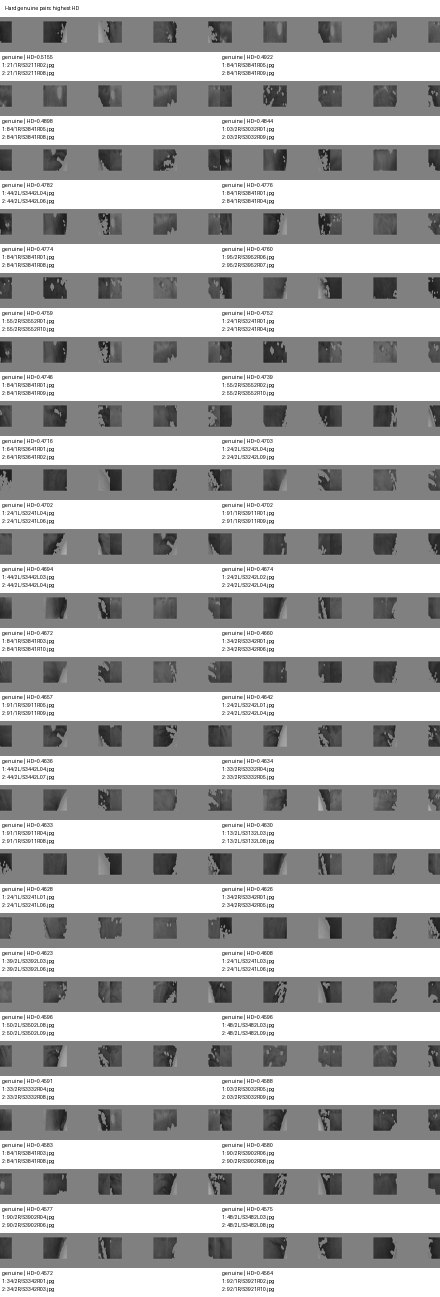
#> input picture data/failure_analysis/daugman_strict_v3/contact_sheets/hard_genuine_pairs.png, 880 x 2594 px (shown at 1/2 size)
$ python -i segmentation_v2.py   (imports and definitions only)   (older library calls are emulated)
#> lines starting #> are read from the running program, lines starting #| are printed output that depends on the picture; after the words box and inside, x2 and y2 are one past the last pixel; in counts of white or black regions, pixels touching at a corner belong together
#> in segment_one, gray is the input picture: shape (2594, 880); min 3, max 255, mean 175.8
from pathlib import Path
import argparse
import json
import math
import random

import cv2
import numpy as np
import pandas as pd
from PIL import Image, ImageDraw, ImageFont


PROJECT_ROOT = Path(__file__).resolve().parents[1]

DEFAULT_METADATA_PATH = PROJECT_ROOT / "data" / "metadata" / "metadata_clean.csv"
DEFAULT_DATASET_ROOT = PROJECT_ROOT / "data" / "raw" / "CASIA-Iris-Twins"
DEFAULT_OUTPUT_DIR = PROJECT_ROOT / "data" / "segmentation_v2"

THUMB_SIZE = (180, 135)
LABEL_HEIGHT = 40
CONTACT_COLS = 5


# [49 lines left out: functions resolve_from_project, project_display_path, read_metadata, get_image_path, not called in this run]


def preprocess(gray):
    clahe = cv2.createCLAHE(clipLimit=2.0, tileGridSize=(8, 8))
    enhanced = clahe.apply(gray)
    enhanced = cv2.medianBlur(enhanced, 5)
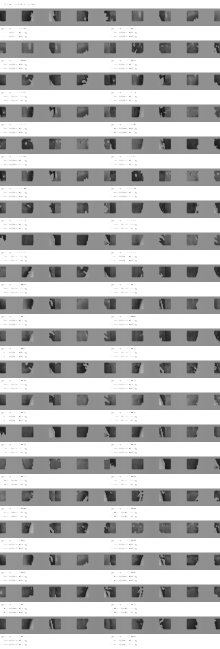
#> enhanced: shape (2594, 880) (shown at 1/4 size); min 24, max 255, mean 185.9
    return enhanced


def circle_mask(shape, cx, cy, r):
    mask = np.zeros(shape, dtype=np.uint8)
    cv2.circle(mask, (int(round(cx)), int(round(cy))), int(round(r)), 255, -1)
    return mask


def mean_inside_circle(gray, cx, cy, r):
    mask = circle_mask(gray.shape, cx, cy, r)
    values = gray[mask > 0]
    if len(values) == 0:
        return None
    return float(values.mean())


def mean_in_ring(gray, cx, cy, r_inner, r_outer):
    outer = circle_mask(gray.shape, cx, cy, r_outer)
    inner = circle_mask(gray.shape, cx, cy, r_inner)
    ring = (outer > 0) & (inner == 0)
    values = gray[ring]
    if len(values) == 0:
        return None
    return float(values.mean())


def sample_circle_values(img, cx, cy, r, angles_rad):
    h, w = img.shape

    xs = np.round(cx + r * np.cos(angles_rad)).astype(np.int32)
    ys = np.round(cy + r * np.sin(angles_rad)).astype(np.int32)

    valid = (xs >= 0) & (xs < w) & (ys >= 0) & (ys < h)

    if valid.sum() < 0.65 * len(angles_rad):
        return None

    return img[ys[valid], xs[valid]].astype(np.float32)


def lateral_angles():
    deg1 = np.linspace(-45, 45, 100)
    deg2 = np.linspace(135, 225, 100)
    return np.deg2rad(np.concatenate([deg1, deg2]))


def score_pupil_candidate(gray, cx, cy, r, circularity=1.0, fill_ratio=1.0):
    h, w = gray.shape

    if r < 12 or r > 85:
        return None

    if cx < r + 5 or cx > w - r - 5 or cy < r + 5 or cy > h - r - 5:
        return None

    inner_mean = mean_inside_circle(gray, cx, cy, r * 0.80)
    ring_mean = mean_in_ring(gray, cx, cy, r * 1.05, r * 1.55)

    if inner_mean is None or ring_mean is None:
        return None

    darkness_score = 255.0 - inner_mean
    contrast_score = max(ring_mean - inner_mean, 0.0)
    center_penalty = 25.0 * (abs(cx - w / 2) / w + abs(cy - h / 2) / h)

    score = (
        darkness_score
        + 2.0 * contrast_score
        + 25.0 * circularity
        + 15.0 * fill_ratio
        - center_penalty
    )

    return {
        "x": float(cx),
        "y": float(cy),
        "r": float(r),
        "score": float(score),
        "inner_mean": float(inner_mean),
        "ring_mean": float(ring_mean),
        "circularity": float(circularity),
        "fill_ratio": float(fill_ratio),
    }


def find_pupil_candidates(gray, enhanced):
    candidates = []

    percentiles = [2, 3, 4, 5, 6, 8, 10, 12]

    for p in percentiles:
        thr = np.percentile(enhanced, p)
        thr = min(max(thr, 20), 85)

        dark = (enhanced <= thr).astype(np.uint8) * 255

        kernel = cv2.getStructuringElement(cv2.MORPH_ELLIPSE, (7, 7))
        dark = cv2.morphologyEx(dark, cv2.MORPH_OPEN, kernel)
        dark = cv2.morphologyEx(dark, cv2.MORPH_CLOSE, kernel)

        contours, _ = cv2.findContours(dark, cv2.RETR_EXTERNAL, cv2.CHAIN_APPROX_SIMPLE)

        for cnt in contours:
            area = cv2.contourArea(cnt)
            if area < 250:
                continue

            perimeter = cv2.arcLength(cnt, True)
            if perimeter <= 0:
                continue

            circularity = 4 * math.pi * area / (perimeter * perimeter)
            (cx, cy), r = cv2.minEnclosingCircle(cnt)

            if r <= 0:
                continue

            fill_ratio = area / (math.pi * r * r)

            if circularity < 0.25 or fill_ratio < 0.25:
                continue

            cand = score_pupil_candidate(
                gray,
                cx,
                cy,
                r,
                circularity=circularity,
                fill_ratio=fill_ratio,
            )

            if cand is not None:
                cand["method"] = f"threshold_p{p}"
                candidates.append(cand)
#> this loop made 8 passes
#> thr on passes 1 to 2: 49, 56
#> pass 1, in find_pupil_candidates, `dark = cv2.morphologyEx(dark, cv2.MORPH_OPEN, kernel)`:
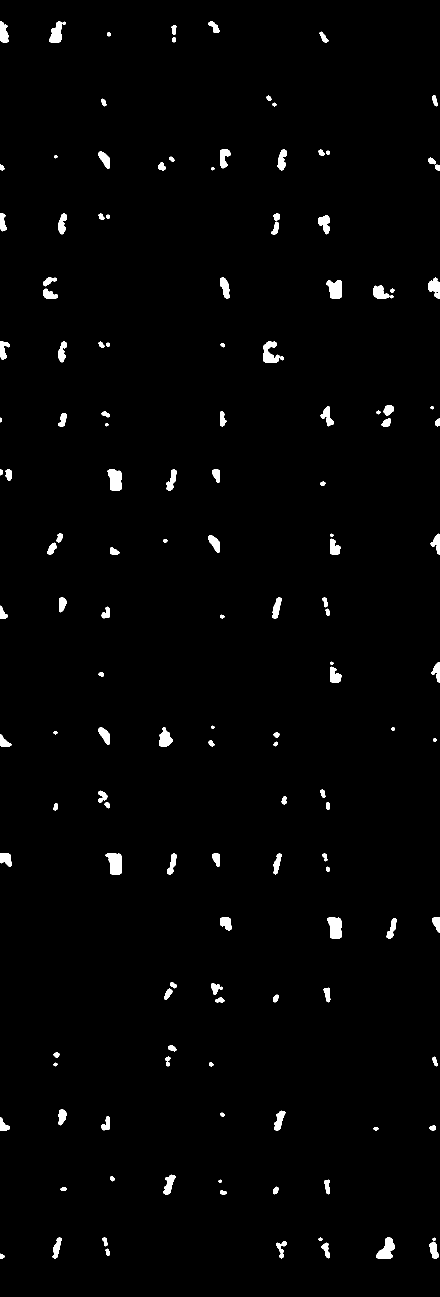
#> dark: shape (2594, 880) (shown at 1/2 size); 1.6% white; 144 white regions, largest, box (x1, y1, x2, y2) and area: (211, 1707, 243, 1749) 1028, (654, 1835, 683, 1877) 993, (215, 939, 243, 981) 970
#> after the loop:
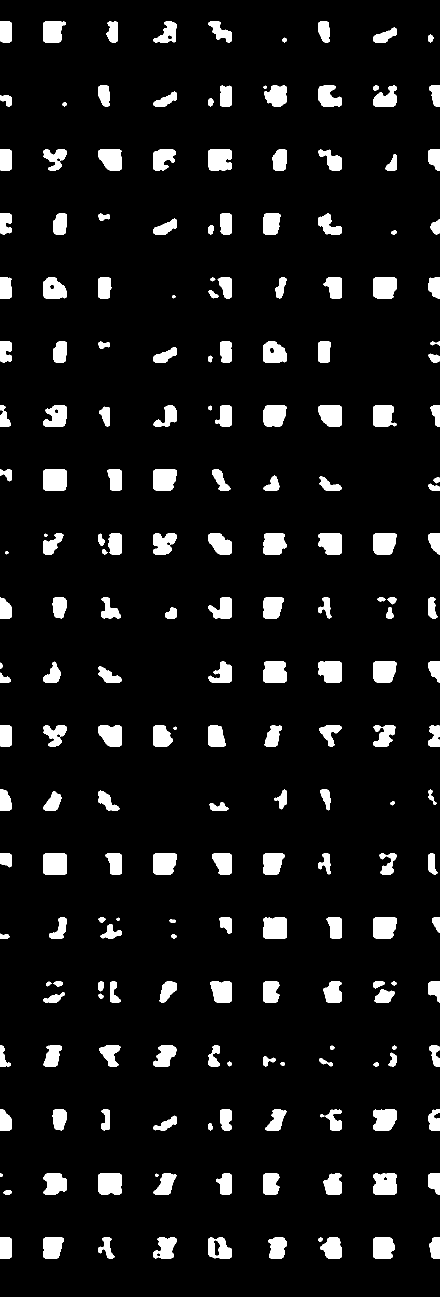
#> dark: shape (2594, 880) (shown at 1/2 size); 7.4% white; 210 white regions, largest, box (x1, y1, x2, y2) and area: (87, 1707, 134, 1749) 1940, (87, 939, 134, 981) 1928, (527, 1835, 574, 1877) 1904

    blur = cv2.GaussianBlur(enhanced, (9, 9), 1.5)

    circles = cv2.HoughCircles(
        blur,
        cv2.HOUGH_GRADIENT,
        dp=1.2,
        minDist=80,
        param1=80,
        param2=18,
        minRadius=12,
        maxRadius=85,
    )

    if circles is not None:
        circles = np.round(circles[0]).astype(int)

        for cx, cy, r in circles:
            cand = score_pupil_candidate(
                gray,
                cx,
                cy,
                r,
                circularity=0.75,
                fill_ratio=0.75,
            )

            if cand is not None:
                cand["method"] = "hough_pupil"
                candidates.append(cand)
#> this loop made 181 passes
#> (cx, cy, r) on passes 1 to 3: (493, 1971, 76), (49, 443, 84), (55, 821, 79)
#> pass 1, in mean_in_ring (call 762), `ring = (outer > 0) & (inner == 0)`:
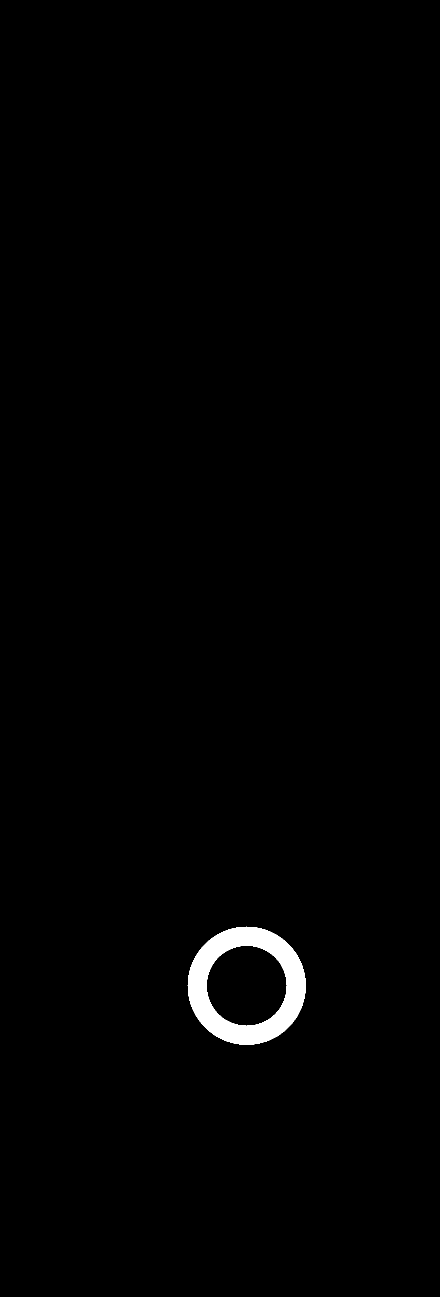
#> ring: shape (2594, 880) bool (shown at 1/2 size); 1% white; 1 white region, box (x1, y1, x2, y2) and area: (375, 1853, 612, 2090) 23628

    return candidates


def deduplicate_candidates(candidates, dist_thr=8, radius_thr=8):
#> called with dist_thr = 8, radius_thr = 8
    if not candidates:
        return []

    candidates = sorted(candidates, key=lambda c: c["score"], reverse=True)
    kept = []

    for c in candidates:
        duplicate = False

        for k in kept:
            dist = math.hypot(c["x"] - k["x"], c["y"] - k["y"])
            rdiff = abs(c["r"] - k["r"])

            if dist < dist_thr and rdiff < radius_thr:
                duplicate = True
                break

        if not duplicate:
            kept.append(c)

    return kept


def find_pupil(gray, enhanced):
    candidates = find_pupil_candidates(gray, enhanced)
    candidates = deduplicate_candidates(candidates)

    if not candidates:
        return None

    candidates = sorted(candidates, key=lambda c: c["score"], reverse=True)
    return candidates[0]


def compute_gradient(enhanced):
    sx = cv2.Sobel(enhanced, cv2.CV_32F, 1, 0, ksize=3)
    sy = cv2.Sobel(enhanced, cv2.CV_32F, 0, 1, ksize=3)
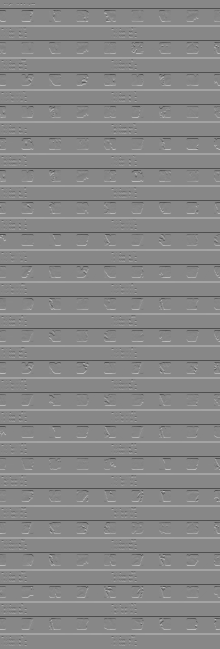
#> sy: shape (2594, 880) float32 (shown at 1/4 size); min -541, max 480, mean 0; drawn with min black and max white
    grad = cv2.magnitude(sx, sy)
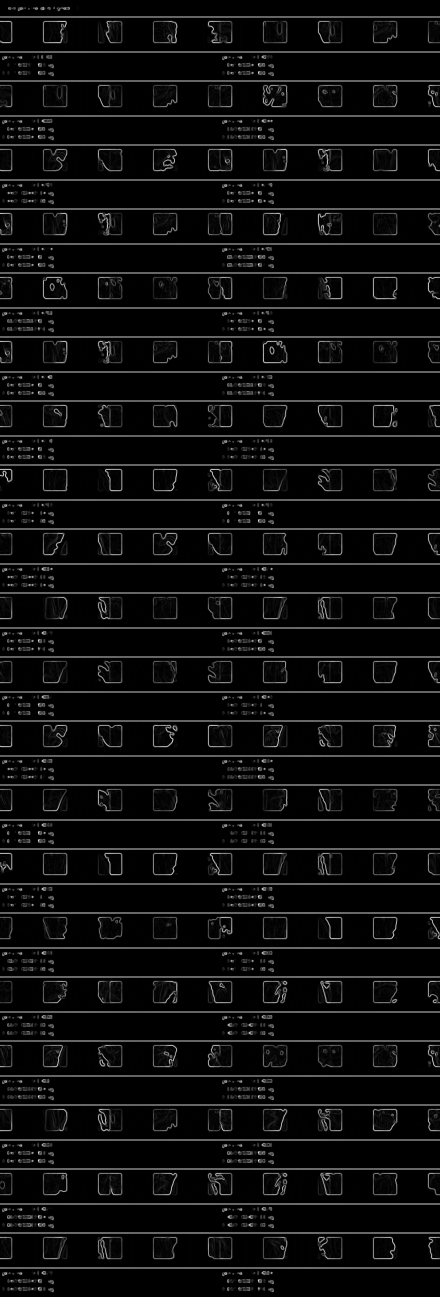
#> grad: shape (2594, 880) float32 (shown at 1/2 size); min 0, max 552.7, mean 27.6; drawn with min black and max white
    return grad


def iris_candidate_score(gray, grad, cx, cy, r, pupil):
    h, w = gray.shape

    if r < 60 or r > 220:
        return None

    if cx - r < 2 or cx + r >= w - 2 or cy - r < 2 or cy + r >= h - 2:
        return None

    pr = pupil["r"]
    ratio = r / pr if pr > 0 else None

    if ratio is None or ratio < 1.7 or ratio > 5.4:
        return None

    center_offset = math.hypot(cx - pupil["x"], cy - pupil["y"])
    if center_offset > max(35, 0.35 * pr):
        return None

    angles = lateral_angles()

    edge_vals = sample_circle_values(grad, cx, cy, r, angles)
    inside_vals = sample_circle_values(gray, cx, cy, r - 4, angles)
    outside_vals = sample_circle_values(gray, cx, cy, r + 4, angles)

    if edge_vals is None or inside_vals is None or outside_vals is None:
        return None

    edge_score = float(np.mean(edge_vals))
    contrast = float(np.mean(outside_vals) - np.mean(inside_vals))

    positive_contrast = max(contrast, 0.0)
    ratio_penalty = 4.0 * abs(ratio - 2.75)
    offset_penalty = 0.25 * center_offset

    score = edge_score + 1.4 * positive_contrast - ratio_penalty - offset_penalty

    return {
        "x": float(cx),
        "y": float(cy),
        "r": float(r),
        "score": float(score),
        "edge_score": float(edge_score),
        "contrast": float(contrast),
        "ratio": float(ratio),
        "center_offset": float(center_offset),
    }


def find_iris(gray, enhanced, pupil):
    grad = compute_gradient(enhanced)

    px, py, pr = pupil["x"], pupil["y"], pupil["r"]

    min_r = int(max(70, pr * 1.9))
    max_r = int(min(210, pr * 5.1))

    candidates = []

    offsets = [-24, -16, -8, 0, 8, 16, 24]
    radius_step = 2

    for dy in offsets:
        for dx in offsets:
            cx = px + dx
            cy = py + dy

            for r in range(min_r, max_r + 1, radius_step):
                cand = iris_candidate_score(gray, grad, cx, cy, r, pupil)
                if cand is not None:
                    cand["method"] = "radial_lateral_search"
                    candidates.append(cand)

    blur = cv2.GaussianBlur(enhanced, (9, 9), 1.5)

    circles = cv2.HoughCircles(
        blur,
        cv2.HOUGH_GRADIENT,
        dp=1.4,
        minDist=120,
        param1=80,
        param2=28,
        minRadius=min_r,
        maxRadius=max_r,
    )

    if circles is not None:
        circles = np.round(circles[0]).astype(int)

        for cx, cy, r in circles:
            cand = iris_candidate_score(gray, grad, cx, cy, r, pupil)
            if cand is not None:
                cand["method"] = "hough_iris"
                candidates.append(cand)
#> this loop made 92 passes
#> (cx, cy, r) on passes 1 to 8: (164, 2362, 142), (164, 2109, 142), (164, 2236, 142), (228, 710, 142), (228, 953, 142), (164, 1331, 142), (554, 1698, 128), (533, 2398, 119)

    candidates = deduplicate_candidates(candidates, dist_thr=12, radius_thr=10)

    if not candidates:
        return None

    candidates = sorted(candidates, key=lambda c: c["score"], reverse=True)
    best = candidates[0]

    if best["score"] >= 35:
        confidence = "high"
    elif best["score"] >= 24:
        confidence = "medium"
    else:
        confidence = "low"

    best["confidence"] = confidence
    return best


def segment_one(image_path: Path):
    gray = cv2.imread(str(image_path), cv2.IMREAD_GRAYSCALE)

    if gray is None:
        return {
            "segmentation_ok": False,
            "pupil_found": False,
            "iris_found": False,
            "error": f"cv2.imread failed: {image_path}",
        }, None

    enhanced = preprocess(gray)

    pupil = find_pupil(gray, enhanced)

    if pupil is None:
        return {
            "segmentation_ok": False,
            "pupil_found": False,
            "iris_found": False,
            "error": "pupil not found",
        }, gray

    iris = find_iris(gray, enhanced, pupil)

    if iris is None:
        return {
            "segmentation_ok": False,
            "pupil_found": True,
            "iris_found": False,
            "pupil_x": pupil["x"],
            "pupil_y": pupil["y"],
            "pupil_r": pupil["r"],
            "pupil_score": pupil["score"],
            "pupil_method": pupil["method"],
            "pupil_inner_mean": pupil["inner_mean"],
            "pupil_ring_mean": pupil["ring_mean"],
            "pupil_circularity": pupil["circularity"],
            "error": "iris not found",
        }, gray

    ok = (
        pupil["inner_mean"] <= 90
        and pupil["score"] >= 140
        and iris["confidence"] in {"medium", "high"}
        and 1.8 <= iris["ratio"] <= 5.0
        and iris["center_offset"] <= 35
    )

    return {
        "segmentation_ok": bool(ok),
        "pupil_found": True,
        "iris_found": True,

        "pupil_x": pupil["x"],
        "pupil_y": pupil["y"],
        "pupil_r": pupil["r"],
        "pupil_score": pupil["score"],
        "pupil_method": pupil["method"],
        "pupil_inner_mean": pupil["inner_mean"],
        "pupil_ring_mean": pupil["ring_mean"],
        "pupil_circularity": pupil["circularity"],

        "iris_x": iris["x"],
        "iris_y": iris["y"],
        "iris_r": iris["r"],
        "iris_score": iris["score"],
        "iris_method": iris["method"],
        "iris_edge_score": iris["edge_score"],
        "iris_contrast": iris["contrast"],
        "iris_confidence": iris["confidence"],
        "iris_pupil_radius_ratio": iris["ratio"],
        "iris_center_offset": iris["center_offset"],

        "error": "",
    }, gray


# [34 lines left out: function draw_overlay, not called in this run]


def safe_overlay_name(relative_path):
    return str(relative_path).replace("/", "__").replace("\\", "__") + ".png"


# [306 lines left out: functions save_contact_sheet, summarize_numeric_column, run_segmentation_v2, main, not called in this run]


# [2 lines not run here, left out]

>>> result = segment_one('../data/failure_analysis/daugman_strict_v3/contact_sheets/hard_genuine_pairs.png')

$ run again, on data/failure_analysis/daugman_strict_v3/contact_sheets/low_twin_same_eye_pairs.png
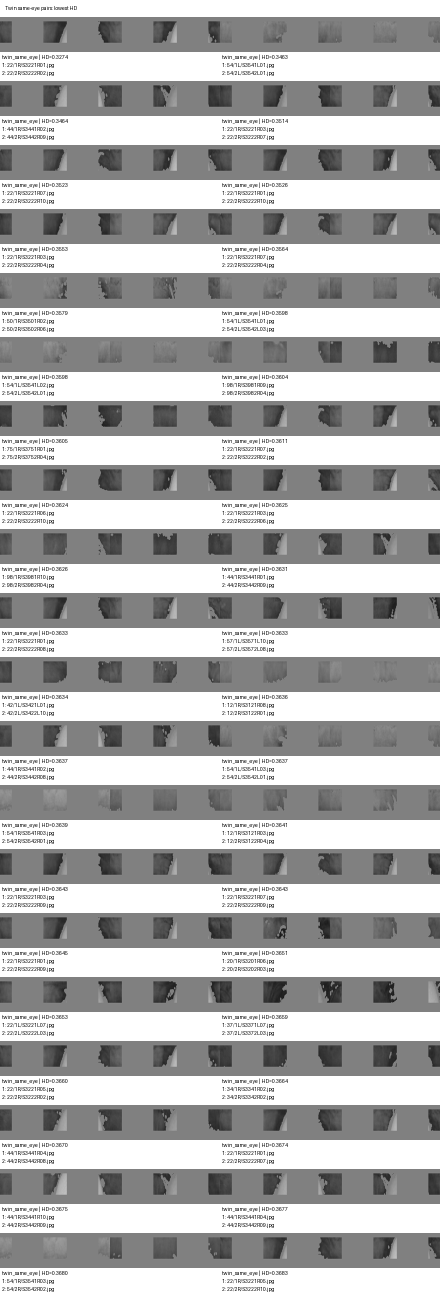
#> input picture data/failure_analysis/daugman_strict_v3/contact_sheets/low_twin_same_eye_pairs.png, 880 x 2594 px (shown at 1/2 size)
#> in segment_one, gray is the input picture: shape (2594, 880); min 1, max 255, mean 177.5
#> the loop in find_pupil_candidates, `for p in percentiles:` made 8 passes
#> thr on passes 1 to 2: 57, 64
#> pass 1, in find_pupil_candidates, `dark = cv2.morphologyEx(dark, cv2.MORPH_OPEN, kernel)`:
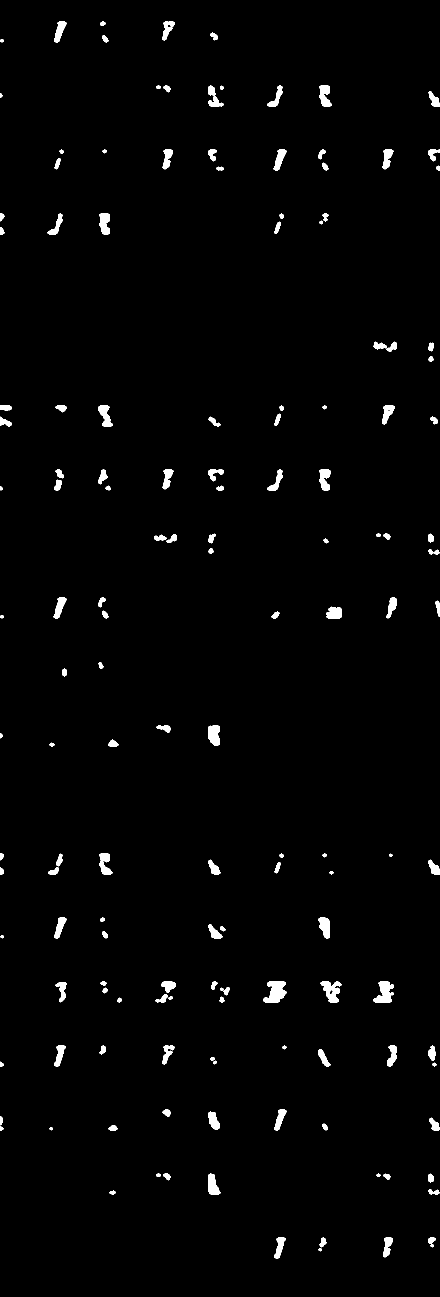
#> dark: shape (2594, 880) (shown at 1/2 size); 1.6% white; 151 white regions, largest, box (x1, y1, x2, y2) and area: (527, 1963, 573, 2005) 1285, (747, 1963, 788, 2005) 1073, (641, 1963, 683, 2005) 1006
#> the loop in find_pupil_candidates, `for cx, cy, r in circles:` made 175 passes
#> (cx, cy, r) on passes 1 to 3: (484, 2229, 68), (495, 2357, 79), (487, 2477, 71)
#> in compute_gradient, `grad = cv2.magnitude(sx, sy)`:
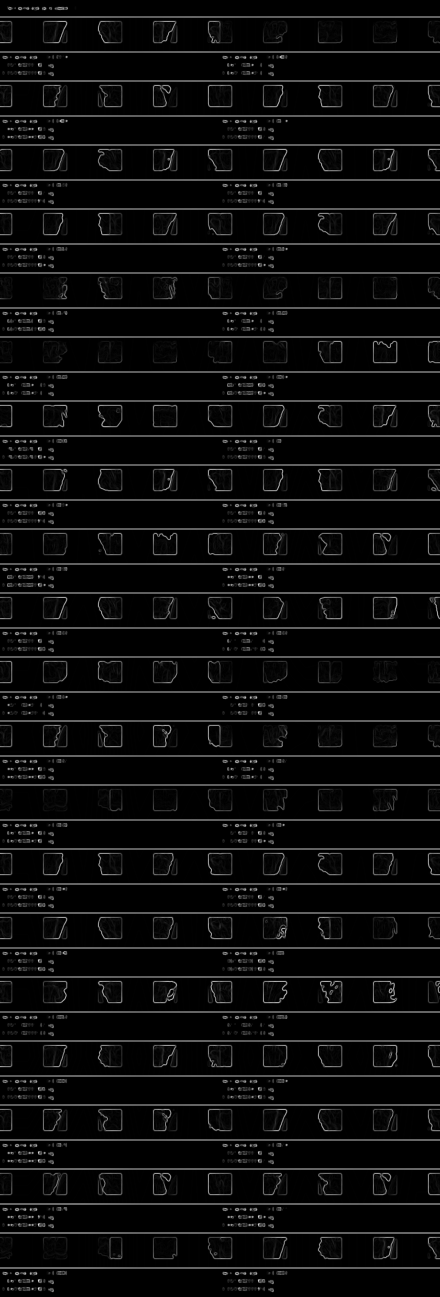
#> grad: shape (2594, 880) float32 (shown at 1/2 size); min 0, max 586.1, mean 26.7; drawn with min black and max white
#> the loop in find_iris, `for cx, cy, r in circles:` made 93 passes
#> (cx, cy, r) on passes 1 to 8: (432, 1838, 141), (116, 2244, 93), (554, 704, 107), (668, 967, 143), (659, 846, 135), (442, 2288, 138), (430, 1080, 143), (550, 578, 110)
